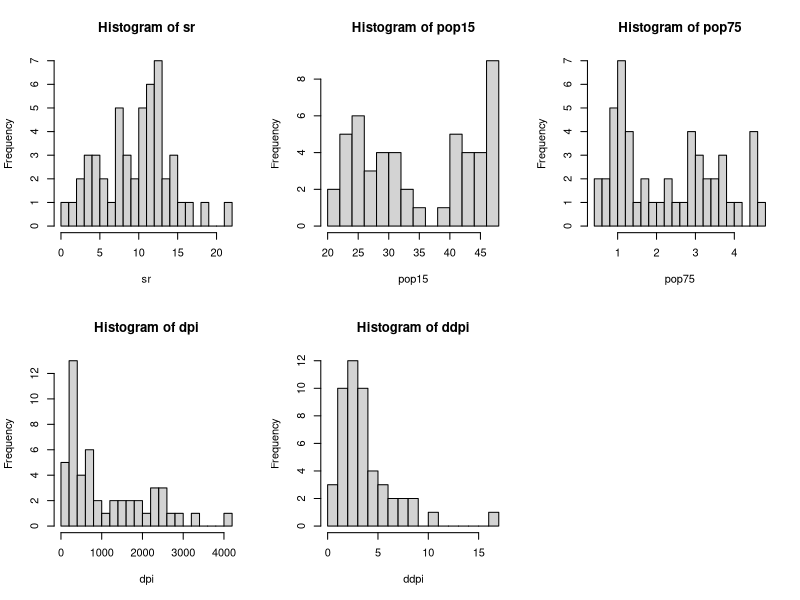
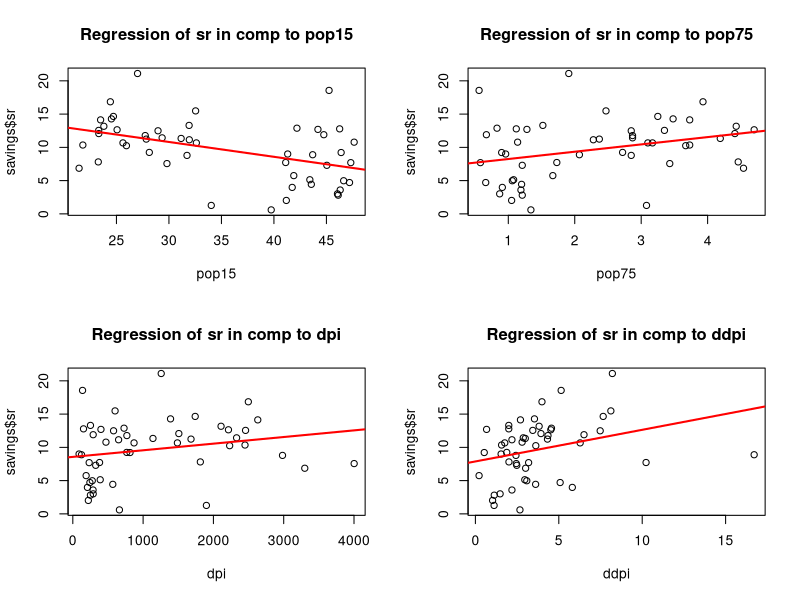
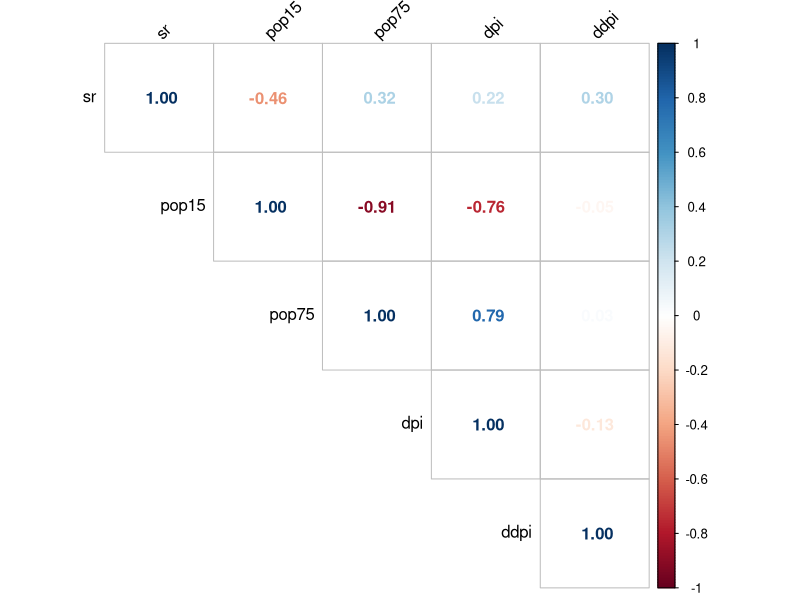
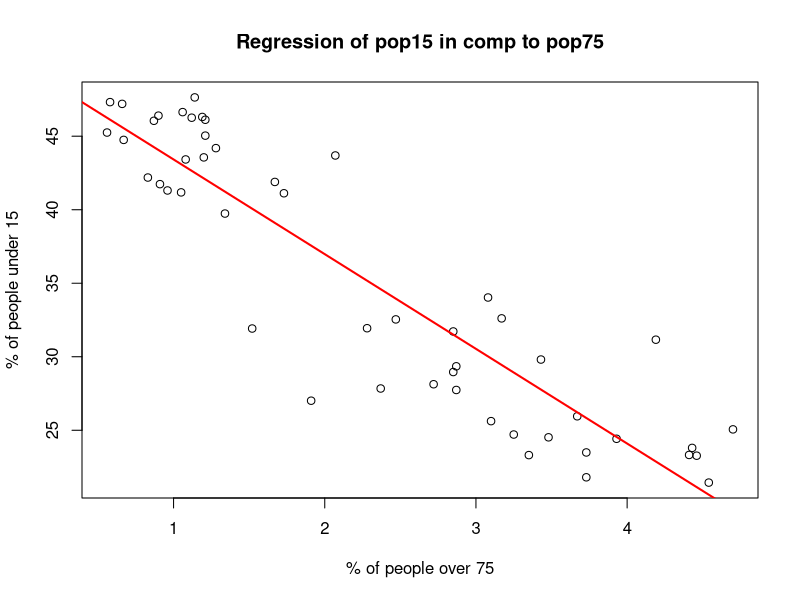
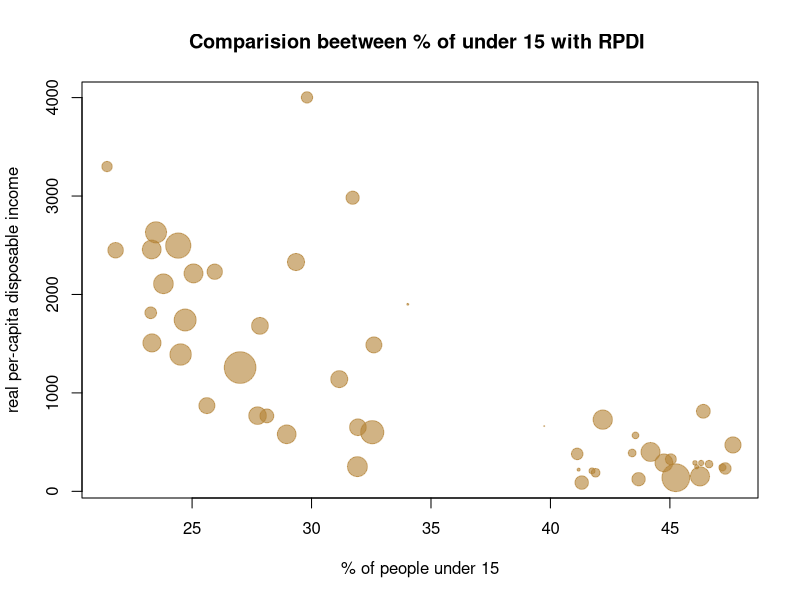
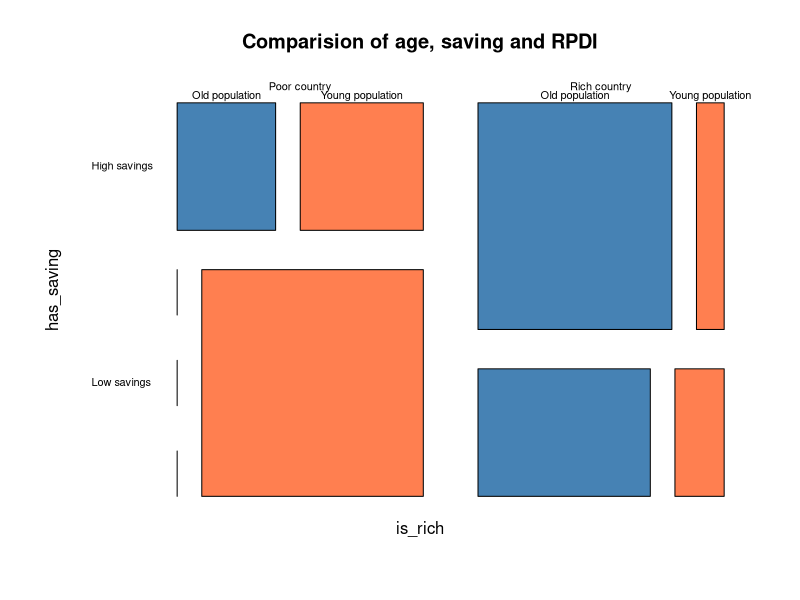
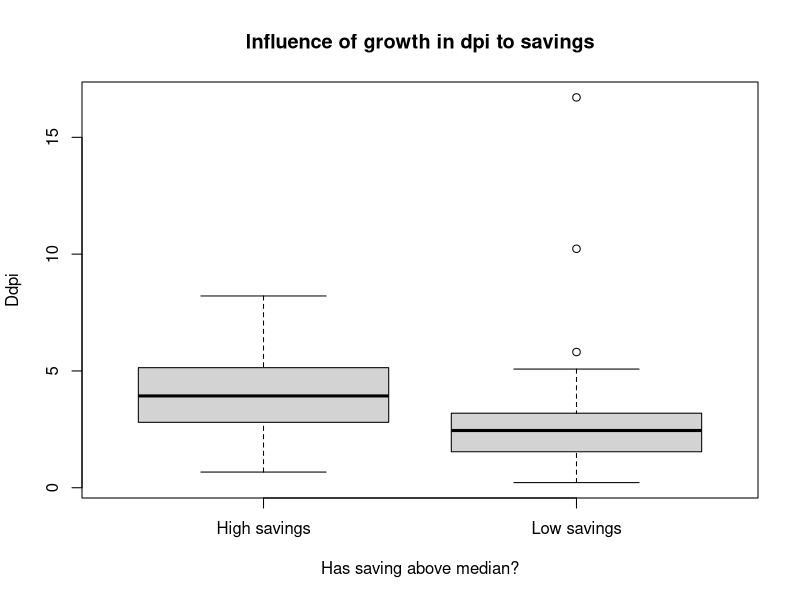

R code for these plots, in order:
require(stats); require(graphics)
library(dplyr)
savings <- LifeCycleSavings
summary(savings)
# hist(data$sr,breaks=10)

plot_numerical <- function() {
  par(mfrow = c(2, 3))
  for (col in names(savings)) {
    hist(savings[[col]], breaks = 15, main = paste("Histogram of", col), xlab = col)

  }
  par(mfrow = c(1, 1))
}

plot_numerical()

plot_scatters <- function() {
  par(mfrow = c(2, 2))
  for (col in names(savings %>% select(-sr)))
  {
    plot(savings[[col]], savings$sr, main = paste('Regression of sr in comp to', col), xlab = col)
    abline(lm(sr ~ savings[[col]], data = savings), col = 'red', lwd = 2)
  }
  par(mfrow = c(1, 1))
}
plot_scatters()

M <- cor(savings)
library(corrplot)
corrplot(M, method = "number", type = "upper", tl.col = "black", tl.srt = 45)


plot_pops_comp <- function() {
  plot(savings$pop75, savings$pop15, main = paste('Regression of pop15 in comp to pop75'), xlab = "% of people over 75", ylab = "% of people under 15")
  abline(lm(savings$pop15 ~ savings$pop75, data = savings), col = 'red', lwd = 2)
}

plot_pops_comp()

size <- LifeCycleSavings$sr/5
plot(LifeCycleSavings$pop15, LifeCycleSavings$dpi,
     ylab = 'real per-capita disposable income',
     xlab = '% of people under 15',
     main = 'Comparision beetween % of under 15 with RPDI ',
     pch = 19,
     col = rgb(0.7, 0.5, 0.2, alpha = 0.6),
     cex = size)






savings$is_young <- ifelse(savings$pop15>median(savings$pop15), "Young population", "Old population")
savings$is_rich <- ifelse(savings$dpi>median(savings$dpi),"Rich country", "Poor country")
savings$has_saving <- ifelse(savings$sr>median(savings$sr), "High savings","Low savings" )

mosaicplot(~+is_rich+has_saving+is_young,data = savings,
           main = "Comparision of age, saving and RPDI",
           color = c("steelblue","coral"),
           las=1)


boxplot(ddpi ~ has_saving, data = savings,
        main="Influence of growth in dpi to savings",
        xlab = "Has saving above median?",
        ylab = "Ddpi"

        )
